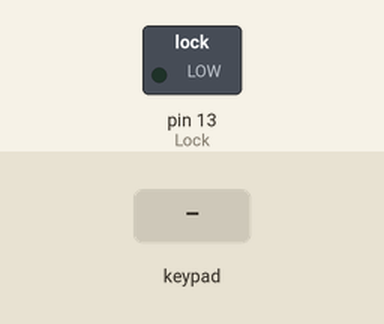
Bench run of a sketch on a simulated Arduino Uno, built with avr-gcc and run on an emulated ATmega328P. Shown: switched loads named in the sketch (green lamp = pin HIGH). The test bench sets the inputs (shaded band).

Above: at 1.2 s.
1.3 s: keypad keys 1 2 3 pressed 0.4 s apart
At 3.3 s:
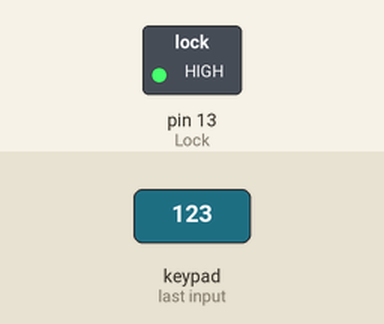
4.0 s: key '*' pressed
At 5.0 s:
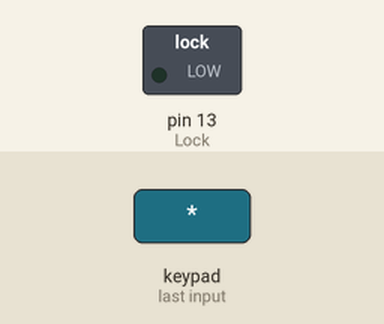
Timing chart, 0 to 7.0 s (numbered marks = the images above; inputs shaded):
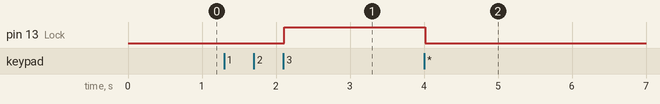

Measured:
- after the input at 1.3 s, pin 13 (Lock): LOW → HIGH after 0.81 s
- after the input at 4.0 s, pin 13 (Lock): HIGH → LOW at once

The sketch:

Arduino_Keypad_Solenoid_Door_Locking_System.ino
```cpp
//Arduino Keypad Solenoid Door Locking System

#include <Keypad.h>
char* password = "123";  // change the password here, just pick any 3 numbers
int position = 0;
const byte ROWS = 4;
const byte COLS = 4;
char keys[ROWS][COLS] = {
{'1','2','3','A'},
{'4','5','6','B'},
{'7','8','9','C'},
{'*','0','#','D'}
};

byte rowPins[ROWS] = { 9, 8, 7, 6 };
byte colPins[COLS] = { 5, 4, 3, 2 };
Keypad keypad = Keypad( makeKeymap(keys), rowPins, colPins, ROWS, COLS );
int Lock = 13;

void setup()
{

pinMode(Lock, OUTPUT);
LockedPosition(true);
}

void loop()
 {
char key = keypad.getKey();
  if (key == '*' || key == '#')
   {
      position = 0;
      LockedPosition(true);
   }
 if (key == password[position])
   {
      position ++;
   }
 if (position == 3)
   {
      LockedPosition(false);
   }
 delay(100);
}
void LockedPosition(int locked)
{
  if (locked)
   {
     digitalWrite(Lock, LOW);
   }
  else
   {
     digitalWrite(Lock, HIGH);
   }
}
```
